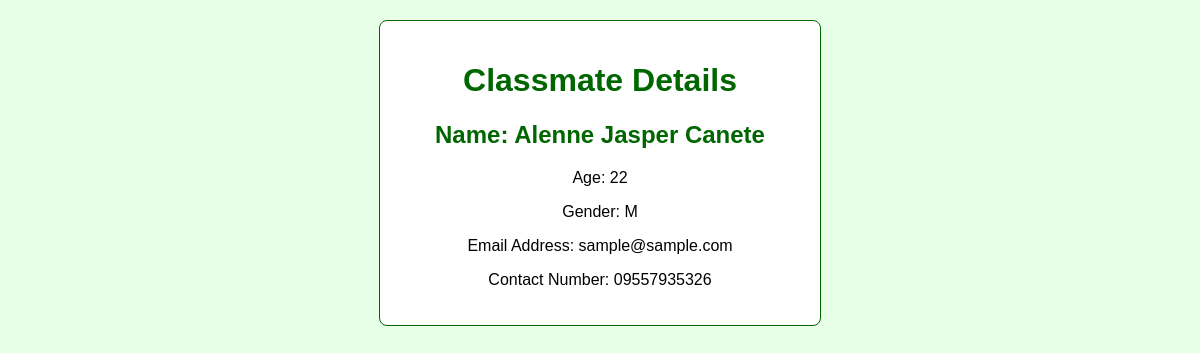
Screenshot of /classmate/view/7 with the database file from the repository.
### classmates/models.py (models this page shows, shortened)
class Classmate(models.Model):
    GENDER_CHOICES = [
        ('M', 'Male'),
        ('F', 'Female'),
        ('O', 'Other'),
    ]
    firstname = models.CharField(max_length=200)
    lastname = models.CharField(max_length=200)
    age = models.IntegerField()
    address = models.EmailField(blank=True, null=True)
    contact_number = models.CharField(max_length=15, blank=True, null=True)
    gender = models.CharField(max_length=1, choices=GENDER_CHOICES, blank=True, null=True)

### classmates/views.py (the view)
# urls.py: path('view/<int:pk>', views.ClassmateView.as_view(), name='classmate_view'),
class ClassmateView(DetailView):
    model = Classmate

### classmates/templates/classmates/classmate_detail.html (shortened to what this page needs)
<!DOCTYPE html>
<html lang="en">
<head>
</head>
<body>
    <div class="details-container">
        <h1>Classmate Details</h1>
        <h2>Name: {{ object.firstname }} {{ object.lastname }}</h2>
        <p>Age: {{ object.age }}</p>
        <p>Gender: {{ object.gender }}</p>
        <p>Email Address: {{ object.address }}</p>
        <p>Contact Number: {{ object.contact_number }}</p>
    </div>
</body>
</html>

### classmates/templates/classmates/classmate_detail.html (style rules this page uses)
body { background-color: #e6ffe6; font-family: Arial, sans-serif; text-align: center; }
.details-container { max-width: 400px; margin: 20px auto; padding: 20px; background-color: #ffffff; border: 1px solid #006600; border-radius: 8px; }
h1, h2 { color: #006600; }

### rows the page displays
Classmate: firstname "Alenne Jasper", lastname "Canete", age "22", gender "M", address "sample@sample.com", contact_number "09557935326"
